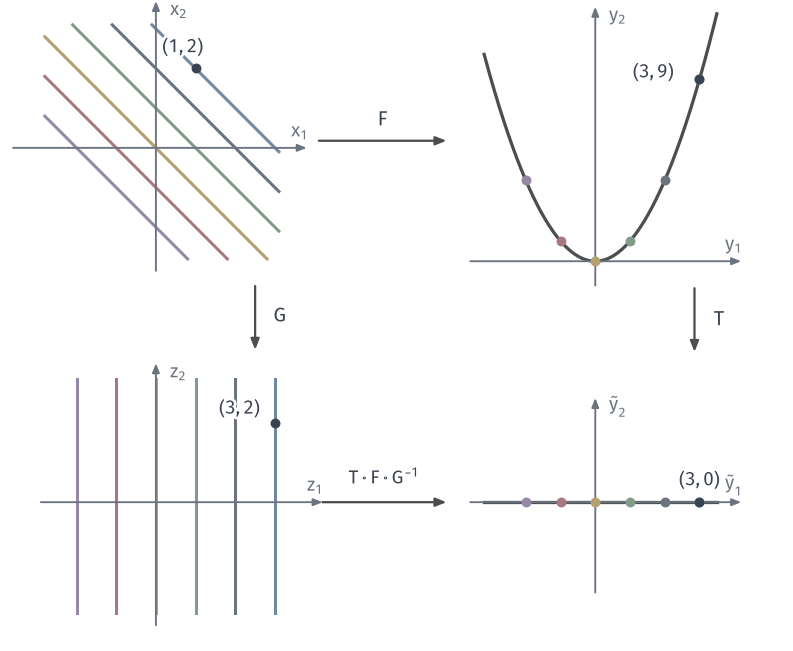

Reproduce this figure in Python.
"""Constant-rank normal form for F(x1,x2)=(x1+x2,(x1+x2)^2): the square T F G^{-1}, tracking (1,2)."""
from pathlib import Path
import sys
ROOT = next(p for p in Path(__file__).resolve().parents if (p/"build.sh").is_file() and (p/"tex/book.tex").is_file())
sys.path.insert(0, str(ROOT/"figures/04-spaces-measures-and-geometry/04-manifolds/matplotlib/mfd-common"))
from mfd3d import *
W, H = 112, 92
fig, ax = canvas(W, H)
class Pan:
    def __init__(s, ox, oy, sx, sy): s.o, s.sx, s.sy = np.array([ox, oy], float), sx, sy
    def __call__(s, x, y): return np.c_[s.o[0]+s.sx*np.asarray(x, float), s.o[1]+s.sy*np.asarray(y, float)]
    def pt(s, x, y): return s(np.array([x]), np.array([y]))[0]
def axes(P, xr, yr, xn, yn):
    arrow(ax, P.pt(xr[0], 0), P.pt(xr[1], 0), color=MUTED, lw=.75, scale=5.5)
    arrow(ax, P.pt(0, yr[0]), P.pt(0, yr[1]), color=MUTED, lw=.75, scale=5.5)
    label(ax, P.pt(xr[1], 0)+[-1, 2.4], xn, 7.5, MUTED)
    label(ax, P.pt(0, yr[1])+[3.2, -1.2], yn, 7.5, MUTED)
cs = [-2, -1, 0, 1, 2, 3]
cols = [PURPLE, RED, YELLOW, GREEN, MUTED, BLUE]
s_ = 5.6
A = Pan(22, 71, s_, s_)
axes(A, (-3.6, 3.8), (-3.1, 3.7), '$x_1$', '$x_2$')
for c, col in zip(cs, cols):
    x2 = np.linspace(-2.8, 3.1, 2)
    x2 = np.array([max(-2.8, c-3.1), min(3.1, c+2.8)])
    ax.plot(*A(c-x2, x2).T, color=col, lw=1.2, zorder=3)
dot(ax, A.pt(1, 2), INK, zorder=8); label(ax, A.pt(1, 2)+[-1.8, 3.0], '$(1,2)$', 7.5, halo=True)
B = Pan(22, 21, s_, s_)
axes(B, (-2.9, 4.2), (-3.1, 3.5), '$z_1$', '$z_2$')
for c, col in zip(cs, cols):
    z2 = np.array([-2.8, 3.1])
    ax.plot(*B(np.full(2, c), z2).T, color=col, lw=1.2, zorder=3)
dot(ax, B.pt(3, 2), INK, zorder=8); label(ax, B.pt(3, 2)+[-5, 2.0], '$(3,2)$', 7.5, halo=True)
C = Pan(84, 55, 4.9, 2.85)
axes(C, (-3.6, 4.2), (-.8, 12.2) if False else (-1.2, 12.6), '$y_1$', '$y_2$')
yy = np.linspace(-3.2, 3.5, 300)
ax.plot(*C(yy, yy**2).T, color=STROKE, lw=1.3, zorder=2)
for c, col in zip(cs, cols):
    dot(ax, C.pt(c, c**2), col, size=1.5, zorder=7)
dot(ax, C.pt(3, 9), INK, zorder=8); label(ax, C.pt(3, 9)+[-6.5, 1.0], '$(3,9)$', 7.5, halo=True)
D = Pan(84, 21, 4.9, 4.9)
axes(D, (-3.6, 4.2), (-2.6, 3.0), '$\\tilde y_1$', '$\\tilde y_2$')
ax.plot(*D(np.array([-3.2, 3.5]), np.zeros(2)).T, color=STROKE, lw=1.3, zorder=2)
for c, col in zip(cs, cols):
    dot(ax, D.pt(c, 0), col, size=1.5, zorder=7)
dot(ax, D.pt(3, 0), INK, zorder=8); label(ax, D.pt(3, 0)+[0, 3.1], '$(3,0)$', 7.5, halo=True)
arrow(ax, (45, 72), (63, 72), color=STROKE, lw=.9); label(ax, (54, 75), '$F$')
arrow(ax, (36, 51.5), (36, 42.5), color=STROKE, lw=.9); label(ax, (39.5, 47.2), '$G$')
arrow(ax, (98, 51.2), (98, 42.2), color=STROKE, lw=.9); label(ax, (101.5, 46.8), '$T$')
arrow(ax, (45.5, 21), (63, 21), color=STROKE, lw=.9); label(ax, (54.2, 24.5), r'$T\circ F\circ G^{-1}$', 7.5)
save(fig, Path(__file__).resolve().parent, 'figure', {'formula': 'F(x1,x2)=(s,s^2), s=x1+x2; G(x)=(x1+x2,x2); T(y)=(y1,y2-y1^2); level lines s=-2..3'})
